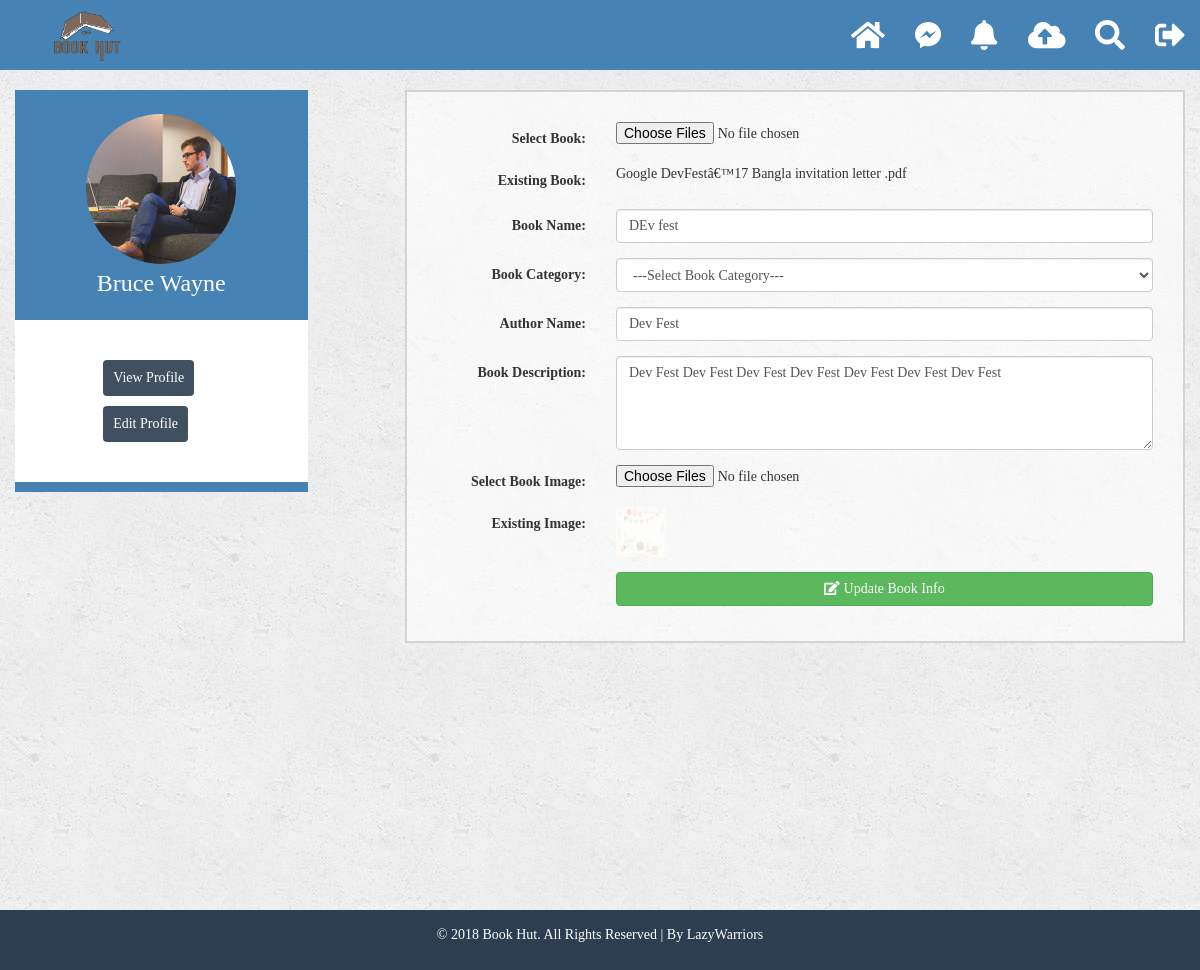
The app's page /editBookInfo.php?id=5 with its own data.
### tables this page shows
CREATE TABLE `tbl_book` (
  `id` int(11) NOT NULL,
  `userId` int(11) NOT NULL,
  `bookPath` varchar(100) NOT NULL,
  `bookName` varchar(100) NOT NULL,
  `bookCategoryId` int(2) NOT NULL,
  `bookAuthor` varchar(50) NOT NULL,
  `bookDescription` text NOT NULL,
  `bookImage` varchar(100) NOT NULL,
  `status` tinyint(2) NOT NULL DEFAULT '1',
  `created_at` timestamp NOT NULL DEFAULT CURRENT_TIMESTAMP ON UPDATE CURRENT_TIMESTAMP,
  `modified_at` timestamp NOT NULL DEFAULT '0000-00-00 00:00:00'
);

### class/book.php (called while the page is built, shortened)
<?php
	class Book {
		protected $connection;
		public function __construct(){
			$hostname = "localhost";
			$username = "root";
			$password = "";
			$dbname = "db_bookhut";
			$this->connection = mysqli_connect($hostname, $username, $password, $dbname);
		}
		public function edit_book_info($id){
			$sql = "SELECT * FROM tbl_book where id = '$id'";
			$sql_result = mysqli_query($this->connection,$sql);
			$result = mysqli_fetch_assoc($sql_result);
			if($result){
				return $result;
			}
			else {
				die('query problem');
			}
		}
	}
?>

### editBookInfo.php (the view, shortened to what this page needs)
<?php
    require_once 'class/book.php';
    $book = new Book();
    $id = $_GET['id'];
    $editBook = $book->edit_book_info($id);
?>
<!DOCTYPE html>
<html lang="en">
<head>
    <link rel="stylesheet" href="css/bootstrap.min.css">
    <link rel="stylesheet" href="css/font-awesome.min.css">
    <link rel="stylesheet" href="css/animate.css">
    <link rel="stylesheet" href="https://maxcdn.bootstrapcdn.com/bootstrap/3.3.7/css/bootstrap.min.css">
    <link rel="stylesheet" href="css/style.css">
</head>
<body>
    <div class="container top-bar">
        <div class="row">
            <div class="col-md-12 menu">
                <nav class="navbar navbar-inverse navbar-fixed-top header">
                    <div class="container-fluid">
                        <div class="navbar-header">
                            <a class="navbar-brand" href="homePage.html"><img src="images/bhlogo.png" alt="BookHut" class="image-responsive"></a>
                        </div>
                        <div class="collapse navbar-collapse" id="bs-example-navbar-collapse-1">
                            <ul class="nav navbar-nav navbar-right">
                                <li><a href="homePage.html"><i class="fas fa-home" title="Home"></i><span class="sr-only">(current)</span></a></li>
                                <li><a href="category_news.php"><i class="fab fa-facebook-messenger" title="MSG"></i></a></li>
                                <li><a href="#"><i class="fas fa-bell" title="NotiFication"></i></a></li>
                                <li><a href="bookupload.php"><i class="fas fa-cloud-upload-alt" title="BookUp"></i></a></li>
                                <li><a href="#"><i class="fas fa-search" title="Search"></i></a></li>
                                <li><a href="#"><i class="fas fa-sign-out-alt" title="LogOut"></i></a></li>
                            </ul>
                        </div>
                    </div>
                </nav>
            </div>
        </div>
    </div>
    <div class="container content-body">
        <div class="row">
            <div class="left-sidebar col-md-3">
               <div class="row">
                  <div class="pro_pic">
                    <a href="index.html"><img src="images/templateImages/man.jpg" title="pro_pic"></a>
                    <h3>Bruce Wayne</h3>
                  </div>
               </div>
               <div class="row">
                    <div class="col-md-offset-3 col-md-6 col-md-offset-3 view-profile">
                        <button type="btn" class="btn btn-info">View Profile</button>
                    </div>
                    <div class="col-md-offset-3 col-md-6 col-md-offset-3 edit-profile">
                        <button type="btn" class="btn btn-info">Edit Profile</button>
                    </div>
               </div>
            </div>
            <div class="main-content col-md-offset-1 col-md-8">
                <div class="row bookup-row">
                    <form class="form-horizontal" action="" method="post" enctype="multipart/form-data">
                        <div class="form-group">
                            <label class="col-sm-3 control-label">Select Book:</label>
                            <div class="col-sm-9">
                                <input type="file" name="bookPath" multiple accept="application/pdf">
                            </div>
                        </div>
                        <div class="form-group">
                            <label class="col-sm-3 control-label">Existing Book:</label>
                            <div class="col-sm-9">
                                <p><?php echo substr($editBook['bookPath'],6);?></p>
                            </div>
                        </div>
                        <div class="form-group">
                            <label class="col-sm-3 control-label">Book Name:</label>
                            <div class="col-sm-9">
                                <input type="text" class="form-control" name="bookName" value="<?php echo $editBook['bookName'];?>">
                            </div>
                        </div>
                        <div class="form-group">
                            <label class="col-sm-3 control-label">Book Category:</label>
                            <div class="col-sm-9">
                                <select class="form-control" name="bookCategoryId">
                                    <option>---Select Book Category---</option>
                                </select>
                            </div>
                        </div>
                        <div class="form-group">
                            <label class="col-sm-3 control-label">Author Name:</label>
                            <div class="col-sm-9">
                                <input type="text" class="form-control" name="bookAuthor" value="<?php echo $editBook['bookAuthor'];?>">
                            </div>
                        </div>
                        <div class="form-group">
                            <label class="col-sm-3 control-label">Book Description:</label>
                            <div class="col-sm-9">
                                <textarea name="bookDescription" class="form-control" rows="4"><?php echo $editBook['bookDescription'];?></textarea>
                            </div>
                        </div>
                        <div class="form-group">
                            <label class="col-sm-3 control-label">Select Book Image:</label>
                            <div class="col-sm-9">
                                <input type="file" name="bookImage" multiple accept="image/*">
                            </div>
                        </div>
                        <div class="form-group">
                            <label class="col-sm-3 control-label">Existing Image:</label>
                            <div class="col-sm-9">
                                <img src="<?php echo $editBook['bookImage'];?>" name="bookImage" alt="" style="height: 50px; width: 50px;">
                            </div>
                        </div>
                        <div class="form-group">
                            <div class="col-sm-offset-3 col-sm-9">
                                <button type="submit" name="btn" class="btn btn-success btn-block"><i class="fas fa-edit"></i> Update Book Info</button>
                            </div>
                        </div>
                    </form>
                </div>
            </div>
        </div>
    </div>
    <div class="container-fluid">
        <div class="row">
            <div class="footer col-md-12">
                <p class="text-center">&copy; 2018 Book Hut. All Rights Reserved | By LazyWarriors</p>
            </div>
        </div>
    </div>
</body>
</html>

### css/style.css (style rules this page uses)
html, body { height: 100%; width: 100%; }
body { background-image: url("../images/templateImages/bg.png"); }
body, img, h3 { margin: 0; padding: 0; font-family: comic sans MS !important; }
.menu { height: 70px; }
.header { height: 70px; background-color: #4682B4; border: 0px; }
.header .navbar-brand img { height: 140px; width: 140px; margin-top: -32px; }
.header .navbar-collapse { border-color: #4682B4; }
.header .navbar-nav li a { padding-top: 20px; padding-bottom: 20px; color: white !important; font-size: 30px; background-color: #4682B4; }
.content-body { margin-top: 20px; min-height: 100%; }
.content-body .left-sidebar { background: #fff; border-bottom: 10px solid #4682B4; }
.content-body .left-sidebar .pro_pic { text-align: center; padding: 24px 27px; background: #4682B4; }
.content-body .left-sidebar .pro_pic img { height: 150px; width: 150px; border-radius: 50%; }
.content-body .left-sidebar .pro_pic h3 { color: #fff; margin-top: 6px; }
.content-body .left-sidebar .view-profile { background: #fff; padding-top: 40px; padding-bottom: 10px; }
.content-body .left-sidebar .view-profile button { background-color: rgba(44, 62, 80, 0.9); border: none; padding: 8px 10px; }
.content-body .left-sidebar .edit-profile { background: #fff; padding-bottom: 40px; }
.content-body .left-sidebar .edit-profile button { background-color: rgba(44, 62, 80, 0.9); border: none; padding: 8px 10px; }
.content-body .main-content, .content-body .user-info { border: 2px solid lightgrey; background-color: rgba(255, 255, 255, 0.6); margin-bottom: 20px; }
.content-body .main-content .bookup-row, .content-body .user-info .bookup-row { padding: 30px 30px 20px 20px; }
.footer { background-color: #2c3e50; color: white !important; padding: 15px 0px; margin-top: 20px; }

### records on screen
tbl_book: bookPath "Google DevFestâ€™17 Bangla invitation letter .pdf", bookName "DEv fest", bookAuthor "Dev Fest", bookDescription "Dev Fest Dev Fest Dev Fest Dev Fest Dev Fest Dev Fest Dev Fest", bookImage (picture)
